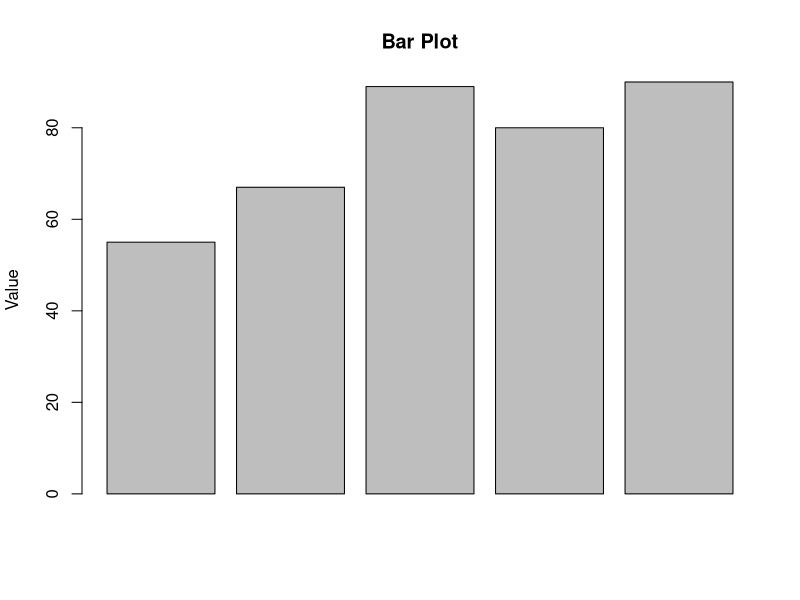
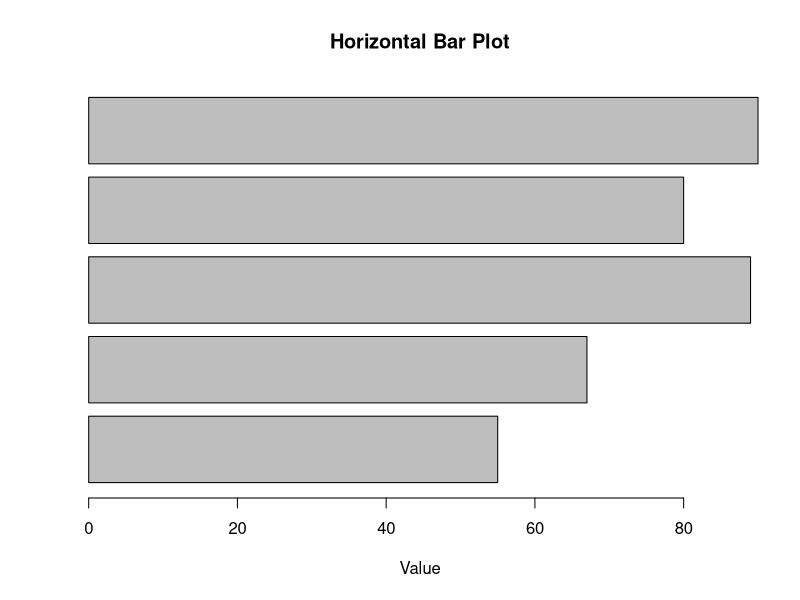

These charts were generated, in order, by the following R code:
# EXPERIMENT 14: Bar plot and horizontal bar plot
a <- c(55, 67, 89, 80, 90)

barplot(a, main = "Bar Plot", ylab = "Value")
barplot(a, horiz = TRUE, main = "Horizontal Bar Plot", xlab = "Value")
